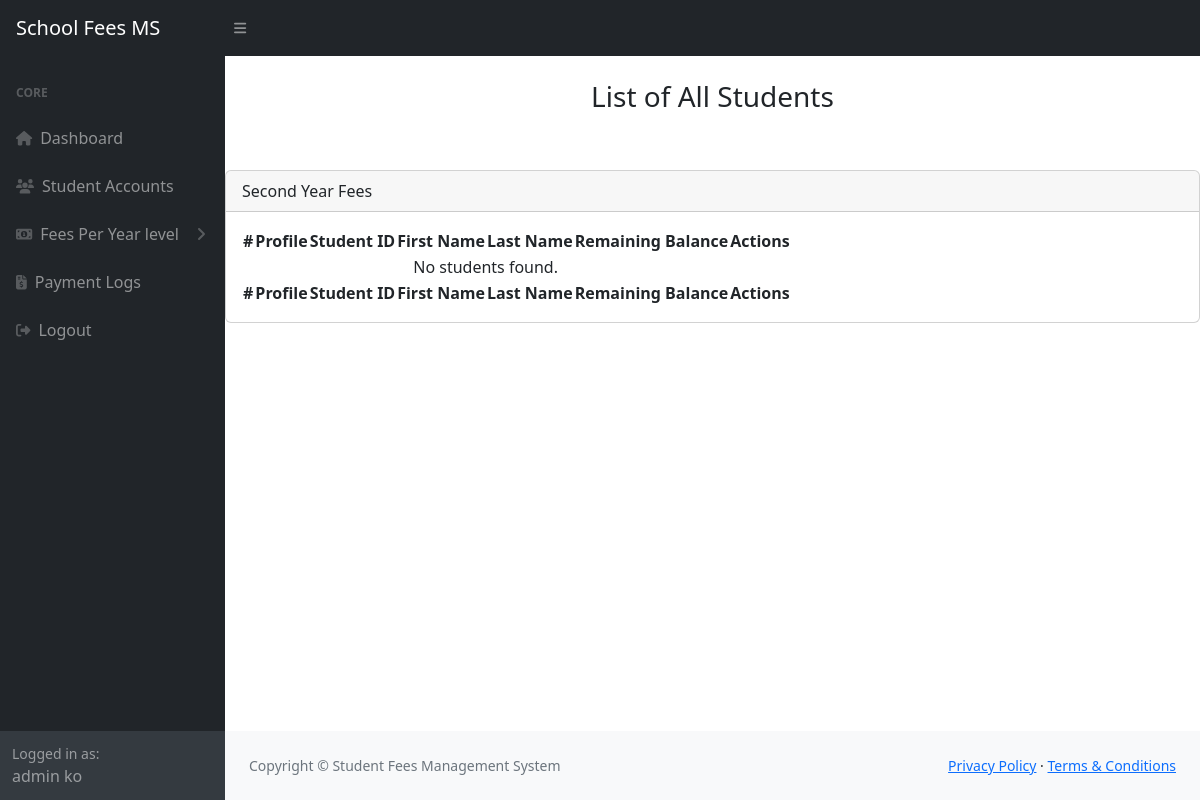
The page /admin/second-yr.php on the database as committed earlier.
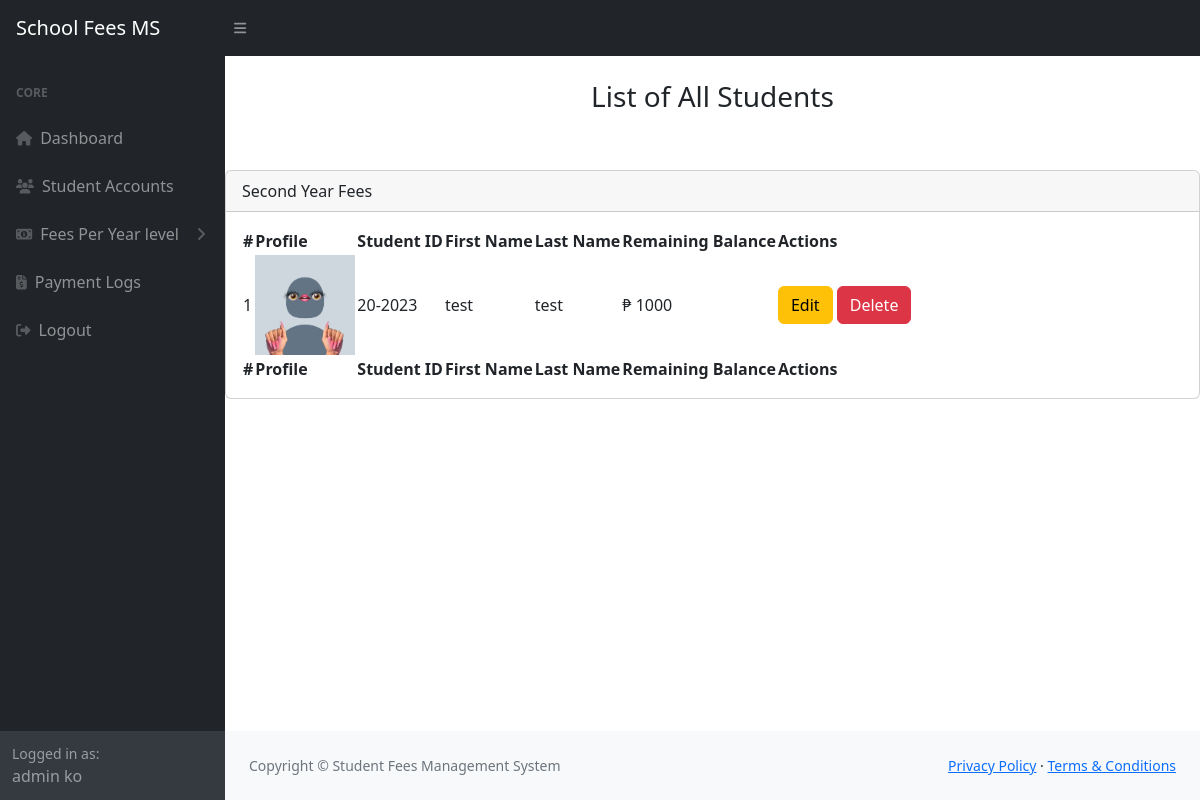
The same page on the database as committed later.
### tables this page shows
CREATE TABLE `accounts` (
  `id` int(11) NOT NULL,
  `profile_pic` varchar(200) NOT NULL,
  `first_name` varchar(80) NOT NULL,
  `last_name` varchar(80) NOT NULL,
  `email` varchar(100) NOT NULL,
  `password` varchar(100) NOT NULL,
  `school_id` varchar(100) NOT NULL,
  `year_level` varchar(100) NOT NULL,
  `bill_balance` int(20) NOT NULL,
  `user_type` varchar(30) NOT NULL,
  `date_registered` datetime NOT NULL DEFAULT current_timestamp()
);

### admin/second-yr.php (the view, shortened to what the changed rows need)
<?php include("adminHeader.php"); ?>
<main>
    <div class="card mt-5">
        <div class="card-body">
            <table id="datatablesSimple">
                <thead>
                    <tr>
                        <th>#</th>
                        <th>Profile</th>
                        <th>Student ID</th>
                        <th>First Name</th>
                        <th>Last Name</th>
                        <th>Remaining Balance</th>
                        <th>Actions</th>
                    </tr>
                </thead>
                <tfoot>
                    <tr>
                        <th>#</th>
                        <th>Profile</th>
                        <th>Student ID</th>
                        <th>First Name</th>
                        <th>Last Name</th>
                        <th>Remaining Balance</th>
                        <th>Actions</th>
                    </tr>
                </tfoot>
                <tbody>
                    <?php
                    $sql = "SELECT * FROM accounts WHERE year_level = '2nd' ORDER BY id DESC";
                    $result = $connection->query($sql);
                    if ($result->num_rows > 0) {
                        $count = 1;
                        while ($row = $result->fetch_assoc()) {
                            echo "<tr>
                                        <td>{$count}</td>
                                        <td><img src='../image/" . $row['profile_pic'] . "' alt='User Image' class='user-image' style='width: 100px; height: auto;'></td>
                                        <td>{$row['school_id']}</td>
                                        <td>{$row['first_name']}</td>
                                        <td>{$row['last_name']}</td>
                                        <td>₱ {$row['bill_balance']}</td>
                                        <td>
                                            <button class='btn btn-warning' onclick='openEditModal({$row['id']}, \"{$row['school_id']}\", \"{$row['first_name']}\", \"{$row['last_name']}\", {$row['bill_balance']})'>Edit</button>
                                            <button class='btn btn-danger' onclick='confirmDelete(" . $row['id'] . ")'>Delete</button>
                                        </td>
                                    </tr>";
                            $count++;
                        }
                    } else {
                        echo "<tr><td colspan='6' class='text-center'>No students found.</td></tr>";
                    }
                    ?>
                </tbody>
            </table>
        </div>
    </div>
</main>
<?php include("../includes/footer.php"); ?>
<?php include("../includes/scripts.php"); ?>

### admin/adminHeader.php (shortened to what the changed rows need)
<?php
    include('../database/connection.php');
    $sql = "SELECT * FROM accounts WHERE user_type = 'admin'";
    $result = $connection->query($sql);
    if ($result->num_rows > 0) {
        $user = $result->fetch_assoc();
    } else {
        die('User not found.');
    }
?>
<!DOCTYPE html>
<html lang="en">
    <head>
        <link href="https://cdn.jsdelivr.net/npm/simple-datatables@7.1.2/dist/style.min.css" rel="stylesheet" />
        <link href="../css/styles.css" rel="stylesheet" />
    </head>
    <body class="sb-nav-fixed">
        <div id="layoutSidenav">
            <div id="layoutSidenav_nav">
                <nav class="sb-sidenav accordion sb-sidenav-dark" id="sidenavAccordion">
                    <div class="sb-sidenav-menu">
                        <div class="nav">
                        </div>
                    </div>
                    <div class="sb-sidenav-footer">
                        <div class="small">Logged in as:</div>
                        <?php echo $user['first_name'] . ' ' . $user['last_name']; ?>
                    </div>
                </nav>
            </div>
            <div id="layoutSidenav_content">

Rows that differ between the two databases and show on the page:
added accounts: profile_pic (picture), school "20-2023", first_name "test", last_name "test", bill_balance "1000"
Other text that changed with them:
text no longer shown: "No students found."
